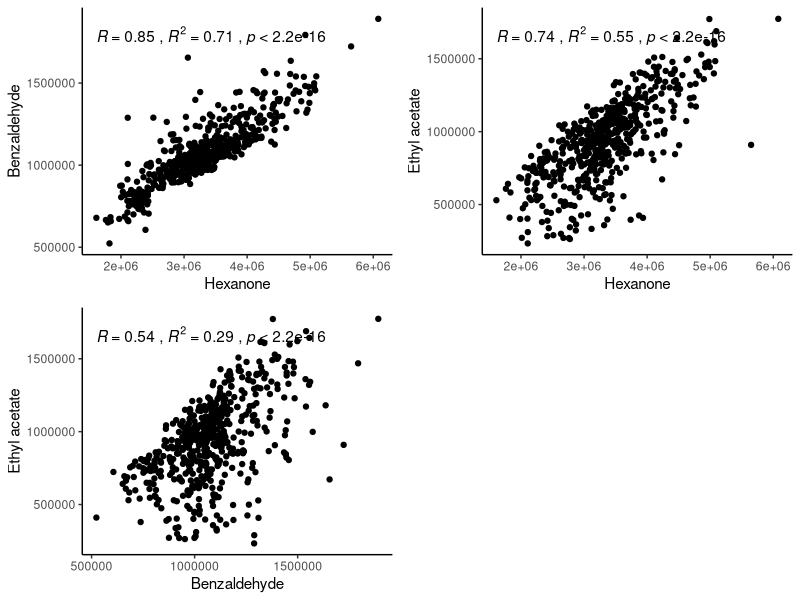

The R source for this figure:
# Title     : Check Standardization of Phenotype Table
# Objective : This script checks to see if the standardization of the
#             phenotype table makes sense
# Created by: tayabsoomro
# Created on: 2021-04-06

library(ggplot2)
library(ggpubr)

# import the nursery id and standards area values
std_dat <- read.table('../data/processed/standardized/nursery_id_std_area_vals.tsv')

colnames(std_dat)
# [1] "nursery_id"               "X2.hexanone.1.1.1.3.3.d5"
# [3] "Benzaldehyde.d6"          "Ethyl.acetate.d8"

# hexanone vs. benzaldehyde
plot1 <- ggplot(
  std_dat, aes(x = X2.hexanone.1.1.1.3.3.d5, y = Benzaldehyde.d6)) +
  geom_point() +
  xlab("Hexanone") +
  ylab("Benzaldehyde") +
  theme_classic() +
  stat_cor(method = "spearman", aes(label = paste(..r.label.., ..rr.label..,
                                                  ..p.label.., sep = "~`,`~")))
# hexanone vs. ethyl acetate
plot2 <- ggplot(std_dat, aes(x = X2.hexanone.1.1.1.3.3.d5, y = Ethyl.acetate.d8)) +
  geom_point() +
  xlab("Hexanone") +
  ylab("Ethyl acetate") +
  theme_classic() +
  stat_cor(method = "spearman", aes(label = paste(..r.label.., ..rr.label..,
                                                  ..p.label.., sep = "~`,`~")))
# benzaldehyde vs. ethyl acetate
plot3 <- ggplot(std_dat, aes(x = Benzaldehyde.d6, y = Ethyl.acetate.d8)) +
  geom_point() +
  xlab("Benzaldehyde") +
  ylab("Ethyl acetate") +
  theme_classic() +
  stat_cor(method = "spearman", aes(label = paste(..r.label.., ..rr.label..,
                                                  ..p.label.., sep = "~`,`~")))
# generate the combined correlation figure
ggarrange(plot1, plot2, plot3, nrow = 2, ncol = 2)

